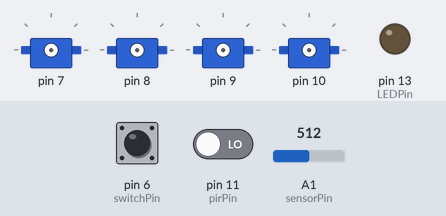
Bench run of a sketch on a simulated Teensy 3. On the bench: 4 × servo, output pins drawn as LEDs (lit = HIGH). The test bench sets the inputs (shaded band); at power-on: A1 (sensorPin) = 512, pin 6 (switchPin) LOW, pin 11 (pirPin) LOW.

Above: at 3.2 s.
3.3 s: A1 (sensorPin) set to 526
4.8 s: A1 (sensorPin) set to 556
At 5.3 s:
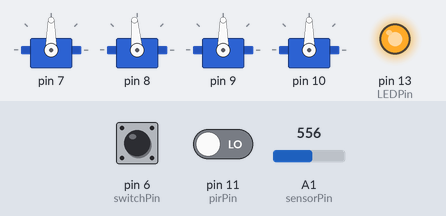
At 6.98 s:
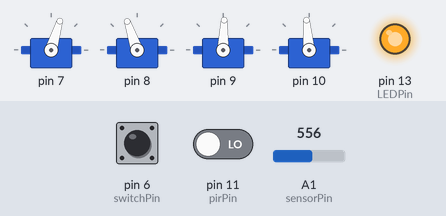
7.8 s: pin 6 (switchPin) pulled HIGH for 3.2 s
At 9.3 s:
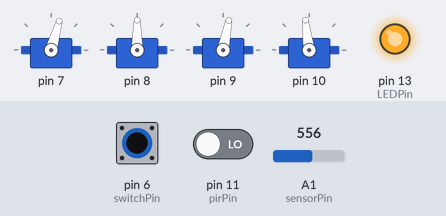
At 12.5 s:
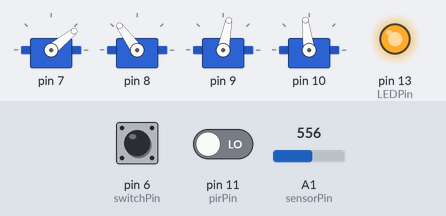
12.6 s: pin 6 (switchPin) pulled HIGH for 1 s
16.6 s: pin 6 (switchPin) pulled HIGH for 0.15 s
19.6 s: pin 6 (switchPin) pulled HIGH for 0.15 s
Timing chart, 0 to 26.1 s (numbered marks = the images above; inputs shaded):
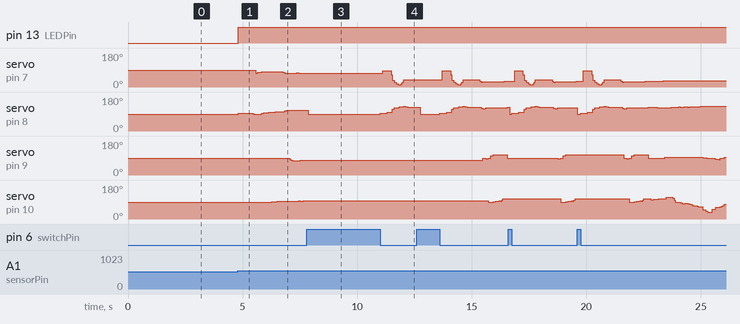

Measured:
- the behaviour switches between 537 and 538 on A1 (sensorPin) (found by bisection; images 0 and 1)
- after the input at 3.3 s, every drawn part: stays the same
- after the input at 4.8 s, pin 13 (LEDPin): LOW → HIGH at once; servo on pin 9: 90° → 88° after 2.1 s, → 76° 0.12 s later, → 78° 0.48 s later, → 79° 0.17 s later
- after the input at 7.8 s, servo on pin 9: stops changing and stays 79°; servo on pin 10: stops changing and stays 97°

The sketch:

thing.ino
```cpp
#include <Servo.h>
#include "servo_data.h"

Servo s1;
Servo s2;
Servo s3;
Servo s4;
Servo servos[4] = {s1, s2, s3, s4};

int bigEyeRoutine = 8;

int ON = 0;
int OFF = 1;
int servoRoutineState = OFF;
int servoRoutineCounter = 0;
int servoRoutineMax = 0;
int servoIndexStart = 0;
int servoIndexStop = 0;
int servoRoutineNum = 0;

int servoVal;
int servoNum;
unsigned long servoTimeDelay;

int sensitivity = 25; // may need to change if there are delays in loop()
int sensorValue;
int pirValue;
int previousValue;

int LEDPin = 13;
int pirPin = 11;
int switchPin = 6;
int sensorPin = A1;

int move_counter = 0;

unsigned long resetInterval = 1000;
unsigned long previousMillis = 0;
unsigned long currentMillis = 0;

void stopServoRoutine() {
  servos[0].detach();
  servos[1].detach();
  servos[2].detach();
  servos[3].detach();
  servoRoutineState = OFF;
  delay(2000); // let things settle
  sensorValue = analogRead(sensorPin);
  previousValue = sensorValue + 500;
  move_counter = 0;
  digitalWrite(LEDPin, LOW);
}

void startServoRoutine() {
  digitalWrite(LEDPin, HIGH);
  servoRoutineNum = servoRoutineNum % servoRoutineMax;
  servos[0].attach(7);
  servos[1].attach(8);
  servos[2].attach(9);
  servos[3].attach(10);

  servoRoutineCounter = 0;
  servoIndexStart = servoArrayLengths[servoRoutineNum * 2];
  servoIndexStop = servoArrayLengths[servoRoutineNum * 2 + 1];
  servoRoutineState = ON;

  servoRoutineNum += 1;
}

void setup() {
  Serial.begin(115200);
  pinMode(LEDPin, OUTPUT);
  pinMode(pirPin, INPUT);
  pinMode(switchPin, INPUT);

  servoRoutineMax = sizeof(servoArrayLengths) / 4; // why 4, why not 2?

  delay(2000);

  servoRoutineState = OFF;
  sensorValue = analogRead(sensorPin);
  previousValue = sensorValue + 500;
}

void loop() {
  if (digitalRead(switchPin) == HIGH) {
    servoRoutineCounter = bigEyeRoutine;
    servoRoutineNum = bigEyeRoutine;
    startServoRoutine();
  }
  if (servoRoutineState == OFF) {
    // Serial.println("SAMPLING");
    // dont take readings while servos are running
    sensorValue = analogRead(sensorPin);
    if (sensorValue - previousValue > sensitivity) {
      //      char str[16];
      // sprintf(str, "BUMP %d %d", sensorValue, previousValue);
      // Serial.println(str);
      startServoRoutine();
    }
    previousValue = sensorValue;
    if (digitalRead(pirPin) == HIGH) {
      startServoRoutine();
    }
  }
  else if (servoRoutineState == ON) {
    if (servoRoutineCounter + servoIndexStart > servoIndexStop) {
      stopServoRoutine();
    }
    else {
      char str[16];
      servoTimeDelay = (unsigned long) servoArray[servoRoutineCounter + servoIndexStart];
      servoNum = servoArray[servoRoutineCounter + servoIndexStart + 1];
      servoVal = servoArray[servoRoutineCounter + servoIndexStart + 2];
      sprintf(str, "%d %d %d", servoTimeDelay, servoNum, servoVal);
      servos[servoNum].write(servoVal);
      delay(servoTimeDelay);
    }
    servoRoutineCounter+=3;
  }
  else {
    digitalWrite(LEDPin, LOW);
  }
}
```

Source omitted: servo_data.h (data table, 7796 bytes)
